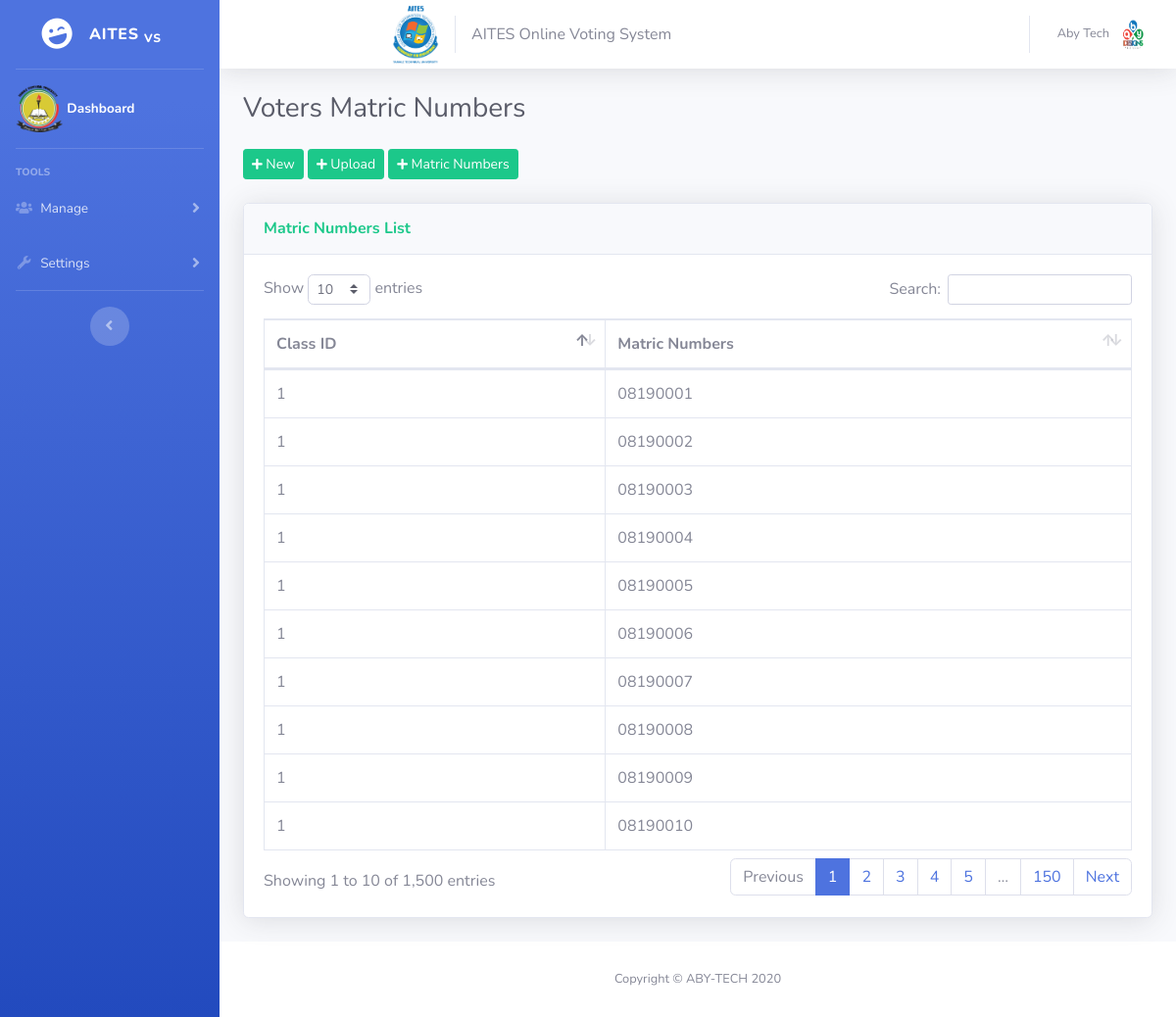
The page /admin/matricNumbers.php (signed in) on the database its author committed.
### tables this page shows
CREATE TABLE `matric_numbers` (
  `id` bigint(255) NOT NULL,
  `classID` int(11) NOT NULL,
  `matricNumber` varchar(8) NOT NULL
);

### admin/includes/session.php (called while the page is built, shortened)
<?php
	include 'includes/conn.php';
	$sql = "SELECT * FROM admin WHERE id = '".$_SESSION['admin']."'";
	$query = $conn->query($sql);
	$user = $query->fetch_assoc();
?>

### admin/matricNumbers.php (the view, shortened to what this page needs)
<?php include 'includes/session.php'; ?>
<?php include 'includes/header.php'; ?>
<?php include 'includes/navbar.php'; ?>
  <div class="container-fluid">
          <div class=" align-items-center justify-content-between mb-4">
            <h1 class="h3 mb-0 text-gray-800">Voters Matric Numbers</h1>
          </div>
    <section class="content">
      <div class="row">
        <div class="col-xl-12">
          <div class="box">
          <div class=" align-items-center justify-content-between mb-4">
              <a href="#addnew" data-toggle="modal" class="btn btn-success btn-sm "><i class="fas fa-plus fa-sm"></i> New</a>
              <a href="#csvv" data-toggle="modal" class="btn btn-success btn-sm "><i class="fas fa-plus fa-sm"></i> Upload</a>
              <a href="#mn" data-toggle="modal" class="btn btn-success btn-sm "><i class="fas fa-plus fa-sm"></i> Matric Numbers</a>
          </div>
          <div class="card shadow mb-4">
            <div class="card-header py-3">
              <h6 class="m-0 font-weight-bold text-success">Matric Numbers List</h6>
            </div>
            <div class="card-body">
              <div class="table-responsive">
                <table class="table table-bordered" id="example1" width="100%" cellspacing="0">
                <thead>
                  <th>Class ID</th>
                  <th>Matric Numbers</th>
                </thead>
                <tbody>
                  <?php
                    $sql = "SELECT * FROM matric_numbers";
                    $query = $conn->query($sql);
                    while($row = $query->fetch_assoc()){
                      echo "
                        <tr>
                          <td>".$row['classID']."</td>
                          <td>".$row['matricNumber']."</td>
                        </tr>
                      ";}
                  ?>
                </tbody>
              </table>
            </div>
          </div>
        </div>
        </div>
      </div>
    </section>
  </div>
  <?php include 'includes/footer.php'; ?>
</body>
</html>

### admin/includes/nav.php (shortened to what this page needs)
<nav class="navbar navbar-expand navbar-light bg-white topbar mb-4 static-top shadow">
  <img class="img-profile " style="width: 3em;margin-left: 10em;" src="../images/aites.png">
  <span class="mr-2 d-none d-lg-inline text-gray-600">AITES Online Voting System</span>
  <ul class="navbar-nav ml-auto">
    <li class="nav-item dropdown no-arrow">
      <a class="nav-link dropdown-toggle" href="#" id="userDropdown" role="button" data-toggle="dropdown" aria-haspopup="true" aria-expanded="false">
        <span class="mr-2 d-none d-lg-inline text-gray-600 small">
       <?php echo $user['firstname'].' '.$user['lastname']; ?>
        </span>
        <img class="img-profile rounded-circle" src="<?php echo (!empty($user['photo'])) ? '../images/'.$user['photo'] : '../images/profile.jpg'; ?>">
      </a>
    </li>
  </ul>
</nav>

### rows shown on the page
matric_numbers: classID "1", matricNumber "08190001"
matric_numbers: classID "1", matricNumber "08190002"
matric_numbers: classID "1", matricNumber "08190003"
matric_numbers: classID "1", matricNumber "08190004"
matric_numbers: classID "1", matricNumber "08190005"
matric_numbers: classID "1", matricNumber "08190006"
matric_numbers: classID "1", matricNumber "08190007"
matric_numbers: classID "1", matricNumber "08190008"
matric_numbers: classID "1", matricNumber "08190009"
matric_numbers: classID "1", matricNumber "08190010"

### other values the page prints
$user['firstname'] "Aby"
$user['lastname'] "Tech"
